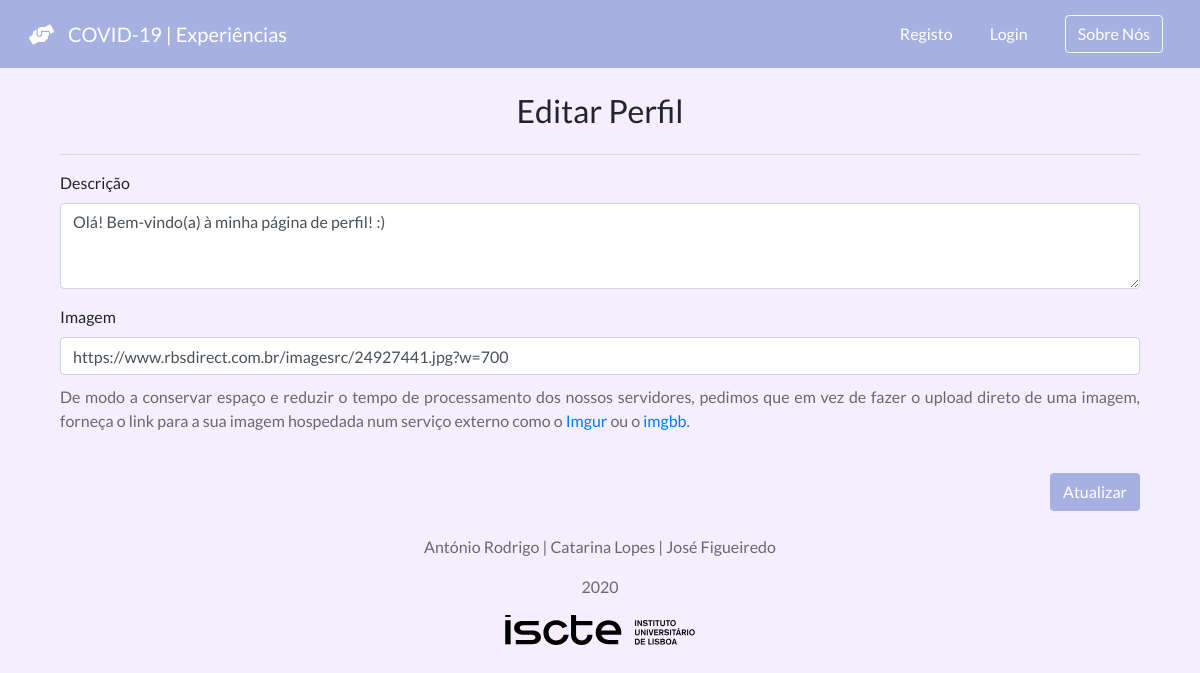
/experiencias/31/editprofile/, run on the app's committed database.
### experiencias/models.py (models this page shows)
class UserProfile(models.Model):
    user = models.OneToOneField(User, on_delete=models.CASCADE, primary_key=True)
    text = models.CharField(max_length=500)
    img = models.CharField(max_length=500)
    username = models.CharField(max_length=25, default='')

### experiencias/views.py (the view)
# urls.py: url(r'^(?P<user_id>[0-9]+)/editprofile/$', views.editprofile, name='editprofile'),
def editprofile(request, user_id):
    user_profile = get_object_or_404(UserProfile, pk=user_id)
    context = {'user_profile': user_profile}
    return render(request, 'editprofile.html', context)

### experiencias/templates/editprofile.html (shortened to what this page needs)
{% extends "base.html" %}
{% block body %}
    <br>
    <div class="container d-flex justify-content-center">
        <div class="col">
            <div class="d-flex justify-content-center">
                <h2>Editar Perfil</h2>
            </div>
            <hr>
            <form action="{% url 'experiencias:editLogicProfile' user.id %}" method="post">
                <div class="form-group">
                    <label for="exampleFormControlTextarea1">Descrição</label>
                    <textarea class="form-control" name="text" id="text" rows="3">{{ user_profile.text }}</textarea>
                </div>
                <div class="form-group">
                    <label>Imagem</label>
                    <input type="text" class="form-control" name="img" id="img" value="{{ user_profile.img }}">
                    <p class="text-justify" style="color: dimgray; padding-top: 10px;">De modo a conservar espaço e
                        reduzir o tempo de processamento dos nossos servidores, pedimos
                        que em vez de fazer o upload direto de uma imagem, forneça o link para a sua imagem hospedada
                        num serviço externo como o <a href="https://imgur.com/" target="_blank">Imgur</a> ou o <a
                                href="https://pt.imgbb.com/" target="_blank">imgbb</a>. </p>
                </div>
                <br>
                <div class="d-flex justify-content-end">
                    <input type="submit" class="btn btn-exp" value="Atualizar">
                </div>
            </form>
        </div>
    </div>
{% endblock %}

### experiencias/static/style.css (style rules this page uses)
body { background-color: #f4eeff; font-family: Lato; }
.btn-exp { background-color: #A6B1E1; color: white; }

### data on the page
UserProfile: text "Olá! Bem-vindo(a) à minha página de perfil! :)", img "https://www.rbsdirect.com.br/imagesrc/24927441.jpg?w=700"
